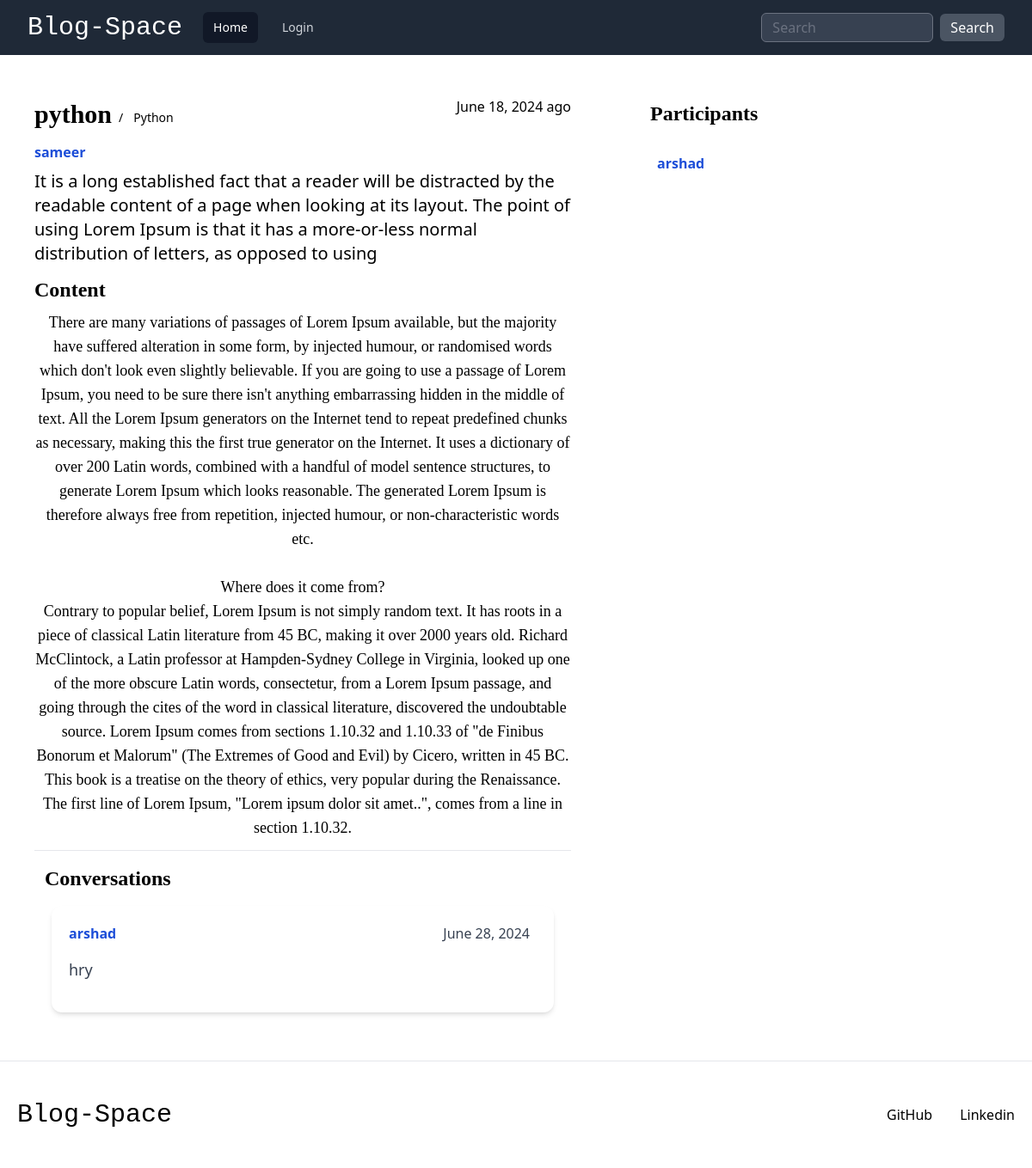
The app's page /blog/2/ with its own data.
### base/models.py (models this page shows, shortened)
class Blog(models.Model):
    host = models.ForeignKey(User, on_delete=models.SET_NULL, null=True)
    tag = models.ForeignKey(Tag, on_delete=models.SET_NULL, null=True)
    name = models.CharField(max_length=200)
    description = models.TextField(null=True, blank=True)
    participants = models.ManyToManyField(User, related_name='participants', blank=True)
    content = models.TextField(null=True, blank=True)
    updated = models.DateTimeField(auto_now=True)
    created = models.DateTimeField(auto_now_add=True)
    class Meta:
        ordering = ['-updated', '-created']

class Tag(models.Model):
    name = models.CharField(max_length=200)
    def __str__(self):
        return self.name

class User(AbstractUser):
    name = models.CharField(max_length=200, null=True)
    email = models.EmailField(unique=True, null=True)
    bio = models.TextField(null=True)
    description = models.TextField(null=True, blank=True)
    avatar = models.ImageField(null=True, default="avatar.svg")

class Message(models.Model):
    user = models.ForeignKey(User, on_delete=models.CASCADE)
    blog = models.ForeignKey(Blog, on_delete=models.CASCADE)
    body = models.TextField()
    updated = models.DateTimeField(auto_now=True)
    created = models.DateTimeField(auto_now_add=True)
    class Meta:
        ordering = ['-updated', '-created']

### base/views.py (the view, shortened to what this page needs)
# urls.py: path('blog/<str:pk>/', views.blog, name="blog"),
def blog(request, pk):
    q = request.GET.get('q') if request.GET.get('q') != None else ''
    blog = Blog.objects.get(id=pk)
    blog_messages = blog.message_set.all()
    tag = blog.tag
    participants = blog.participants.all()
    context = {'blog':blog, 'blog_messages':blog_messages, 'participants':participants, 'tag':tag}
    return render(request, 'base/blog.html', context)

### base/templates/base/blog.html (shortened to what this page needs)
{% extends "main.html" %}
{% block content %}
<div class="container">
    <div class="m-10">
        <div class="flex felx-row justify-between mt-2 mb-1">
            <div class="flex flex-row">
                <h1 class="mb-2 font-serif text-3xl antialiased font-semibold leading-snug tracking-normal text-blue-gray-900">{{blog.name}}</h1>
                <li
                    class="flex items-center font-sans text-sm antialiased font-normal leading-normal transition-colors duration-300 cursor-pointer text-blue-gray-900 hover:text-light-blue-500">
                    <span
                        class="mx-2 font-sans text-sm antialiased font-normal leading-normal pointer-events-none select-none text-blue-gray-500">/</span>
                    <form action="{% url 'home' %}" method="GET">
                        <input class="border-none ml-1 cursor-pointer" type="submit" name="q" value="{{tag}}" >
                    </form>
                </li>
            </div>
            <h1>{{blog.created.date}} ago</h1>
        </div>
        <a href="{% url "profile" blog.host.id %}" class="font-sans text-blue-700 font-semibold">{{blog.host.username}}</a>
        <h3 class="mt-2 mb-3 font-sans text-xl">{{blog.description}}</h3>
        <h1 class="m-auto text-2xl font-semibold font-serif">Content</h1>
        <p class="mt-2 mb-3 font-serif text-center text-lg" style="white-space: pre-wrap;">{{blog.content}}</p>
        <hr>
        <div class="mt-4">
            <h3 class="text-2xl font-semibold font-serif m-3">Conversations</h3>
            {% for message in blog_messages %}
            <div class="m-4 text-gray-700 bg-white shadow-md bg-clip-border rounded-xl w-110 p-5 mx-5">
                <div class="flex justify-between">
                    <a href="{% url "profile" message.user.id %}" class="font-sans text-blue-700 font-semibold">{{message.user}}</a>
                    <div class="flex flex-row">
                        <h3 class="mr-2">{{message.created.date}}</h3>
                    </div>
                </div>
                    <p class="text-lg mt-4 mb-4">{{message.body}}</p>
            </div>
            {% endfor %}
        </div>
    </div>
    <div class="m-10  hidden md:block">
        <h1 class="text-2xl font-semibold font-serif m-3">Participants</h1>
        <div class="flex flex-col text-gray-700 bg-white shadow-none w-78 bg-clip-border font-sans">
            <nav class="flex min-w-[240px] flex-col gap-1 p-2 font-semibold text-base text-blue-gray-700">
            {% for user in participants %}
                <a type="button" href="{% url "profile" user.id  %}?q={{user.id}}"
                    class="font-sans text-blue-700 font-semibold flex items-center w-full p-3 leading-tight">
                    {{user.username}}
                </a>
            {% endfor %}
            </nav>
        </div>
    </div>
</div>
{% endblock content %}

### static/style/style.css (style rules this page uses)
:root { --color-main: #71c6dd; --color-main-light: #e1f6fb; --color-dark: #3f4156; --color-dark-medium: #51546e; --color-dark-light: #696d97; --color-light: #e5e5e5; --color-gray: #8b8b8b; --color-light-gray: #b2bdbd; --color-bg: #2d2d39; --color-success: #5dd693; --color-error: #fc4b0b; }
.container { width: 100%; display:grid; grid-template-columns: 1fr 3fr 1fr; }

### base/templates/base/blog.html (style rules this page uses)
.container { display:grid; grid-template-columns: 3fr 1fr; }

### records on screen
Blog: name "python", created "June 18, 2024", host.username "sameer", description "It is a long established fact that a reader will be distracted by the readable content of a page when looking at its layout. The point of using Lorem Ipsum is that it has a more-or-less normal distribution of letters, as opposed to using", content "There are many variations of passages of Lorem Ipsum available, but the majority have suffered alteration in some form, by injected humour, or randomised words which don't look even slightly believable. If you are going to use a passage of Lorem Ipsum, you need to be sure there isn't anything embarrassing hidden in the middle of text. All the Lorem Ipsum generators on the Internet tend to repeat predefined chunks as necessary, making this the first true generator on the Internet. It uses a dictionary of over 200 Latin words, combined with a handful of model sentence structures, to generate Lorem Ipsum which looks reasonable. The generated Lorem Ipsum is therefore always free from…"
Tag: q "Python"
Message: user "arshad", created "June 28, 2024", body "hry"
User: username "arshad"
